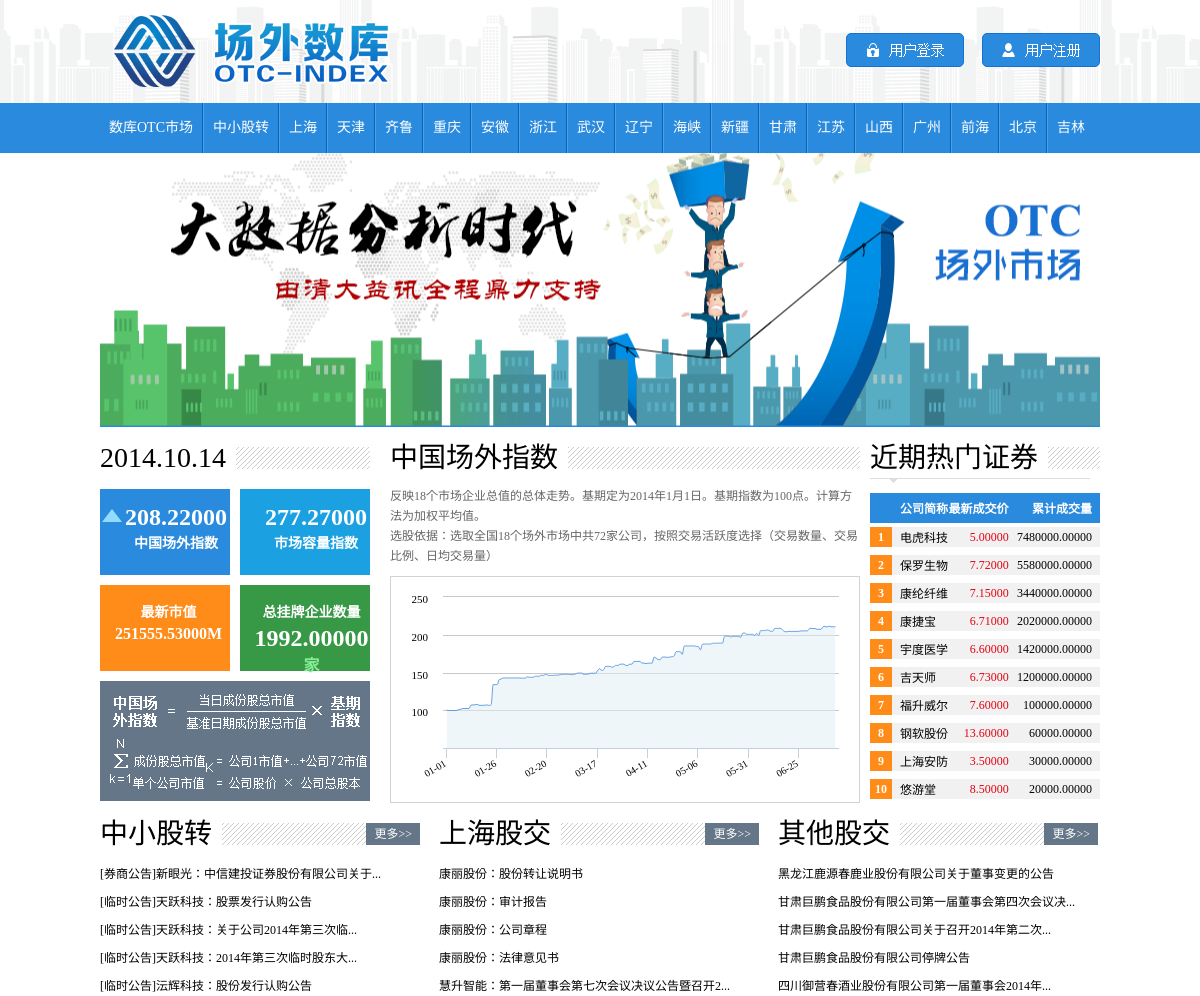
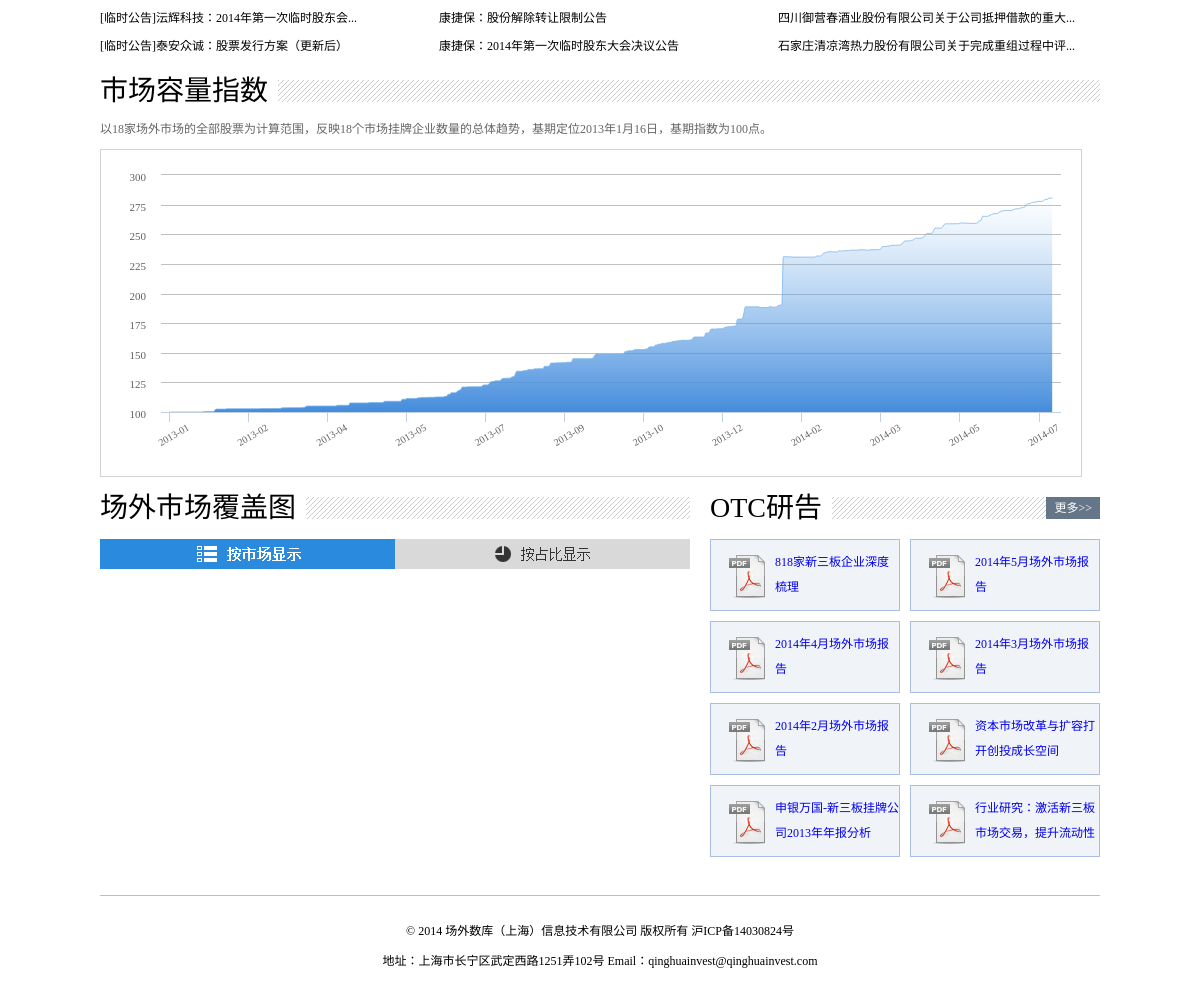
The page / on the database its author committed (2 pictures, top to bottom).
### otc/models.py (models this page shows, shortened)
class otc_base(models.Model):
	base_date = models.DateField(verbose_name='日期')
	base_index = models.DecimalField(max_digits=15,decimal_places=5,verbose_name="成分指数")
	base_company_index =models.DecimalField(max_digits=15,decimal_places=5,verbose_name="市场容量指数")
	base_trans = models.DecimalField(max_digits=15,decimal_places=5,verbose_name="最新市值")
	base_company = models.DecimalField(max_digits=15,decimal_places=5,verbose_name="总挂牌企业数量")
	class Meta:
		verbose_name = "基础数据"
		verbose_name_plural = "基础数据"

class otc_hot(models.Model):
	hot_sort = models.IntegerField(default=0,verbose_name="热度")
	hot_company = models.CharField(max_length=30,verbose_name="公司简称")
	hot_trans = models.DecimalField(max_digits=15,decimal_places=5,verbose_name="最新成交价")
	hot_sum_trans = models.DecimalField(max_digits=15,decimal_places=5,verbose_name="累计成交量")
	class Meta:
		verbose_name = '近期热门证券'
		verbose_name_plural = '热门证券'

class otc_new(models.Model):
	new_region = models.ForeignKey(region,verbose_name='市场')
	new_code = models.CharField(max_length = 30,verbose_name='编号')
	new_title = models.CharField(max_length = 100,verbose_name='标题')
	new_url = models.CharField(max_length = 300,verbose_name='URL')
	new_date = models.DateField(verbose_name='公布日期')
	class Meta:
		verbose_name = 'OTC公告'
		verbose_name_plural = 'OTC公告'

class otc_study(models.Model):
	stu_code = models.CharField(max_length = 30,verbose_name='编号')
	stu_title = models.CharField(max_length = 100,verbose_name='标题')
	stu_url = models.FileField(verbose_name='文件',upload_to='pdf')
	stu_date = models.DateField(verbose_name='日期')
	class Meta:
		verbose_name = 'OTC研告'
		verbose_name_plural = 'OTC研告'

### otc/views.py (the view)
# urls.py: url(r'^$', views.index, name='index'),
def index(request):
	otc_new_list_sanban = otc_new.objects.filter(new_region__reg_name__exact='中小股转').order_by('-id')[:7]
	otc_new_list_shanghai = otc_new.objects.filter(new_region__reg_name__exact='上海').order_by('-id')[:7]
	otc_new_list_other = otc_new.objects.exclude(new_region__reg_name__exact='上海').exclude(new_region__reg_name__exact='中小股转').order_by('-id')[:7]
	otc_hot_list = otc_hot.objects.order_by('-hot_sum_trans')[:10]
	otc_study_list = otc_study.objects.order_by('stu_date')[:8]
	otc_base_last = otc_base.objects.order_by('base_date')[:1]
	context = {'otc_base_last':otc_base_last[0],'otc_new_list_sanban':otc_new_list_sanban,'otc_new_list_shanghai':otc_new_list_shanghai,'otc_new_list_other':otc_new_list_other,'otc_hot_list':otc_hot_list,'otc_study_list':otc_study_list}
	return render(request,'otc/index.html',context)

### templates/otc/index.html (shortened to what this page needs)
{% extends "otc/base.html" %}
{% load staticfiles %}
{% block body_block %}
<div class="wrap banner"></div>
<div class="wrap level1">
	<div class="left news">
    	<div class="titlebg">
        	<span class="title">{{otc_base_last.base_date|date:"Y.m.d"}}</span>
        </div>
        <div class="content">
        	<div class="left newblock zh">
            	<div style="left: 25px; position: absolute; top: 15px;">
            	<p class="fontsize1">{{otc_base_last.base_index}}</p>
                <p class="fontsize2">中国场外指数</p>
                </div>
            </div>
            <div class="left newblock gm">
            	<div style="left: 25px; position: absolute; top: 15px;">
            	<p class="fontsize1">{{otc_base_last.base_company_index}}</p>
                <p class="fontsize2">市场容量指数</p>
                </div>
            </div>
            <div class="left newblock zx">
            	<div style="left: 15px; position: absolute; top: 15px;">
            	<p class="fontsize2">最新市值</p>
                <p class="fontsize3">{{otc_base_last.base_trans}}M</p>
                </div>
            </div>
            <div class="left newblock zgp">
            	<div style="left: 13px; position: absolute; top: 15px;">
            	<p class="fontsize2">总挂牌企业数量</p>
                <p class="fontsize1">{{otc_base_last.base_company}}<span>家</span></p>
                </div>
            </div>
            <div class="left formula"><img src="{% static 'images/formula.png'%}" /></div>
        </div>
    </div>
    <div class="left leftgap composite">
    	<div class="titlebg"><span class="title">中国场外指数</span></div>
        <div class="content">
            <p>反映18个市场企业总值的总体走势。基期定为2014年1月1日。基期指数为100点。计算方法为加权平均值。
                <br>选股依据：选取全国18个场外市场中共72家公司，按照交易活跃度选择（交易数量、交易比例、日均交易量）</p>
            <div class="chart">
                <div id="otc_general_line" ></div>
            </div>
        </div>
    </div>
    <div class="right hots">
    	<div class="titlebg"><span class="title">近期热门证券</span></div>
        <div class="titleline"></div>
        <div class="content">
        	<table>
            	<tr><th></th><th class="tleft">公司简称</th><th class="tright">最新成交价</th><th class="tright">累计成交量</th></tr>
                {% for otc_hot in otc_hot_list%}
                    <tr><td>{{forloop.counter}}</td><td class="tleft">{{otc_hot.hot_company}}</td><td class="tright red">{{otc_hot.hot_trans}}</td><td class="tright">{{otc_hot.hot_sum_trans}}</td></tr>
                {% endfor %}
            </table>
        </div>
    </div>
</div>
<div class="clearfix"></div>
<div class="wrap level2">
	<div class="left otc">
    	<div class="titlebg">
        	<span class="title">中小股转</span>
            <span class="right"><a href="javascript:;">更多&gt;&gt;</a></span>
        </div>
        <div class="content">
        	<ul>
                {% for news in otc_new_list_sanban%}
                    {% if news.new_title|length > 26 %}
                        <li><a href="{{news.new_url}}" target="_blank">{{news.new_title|slice:"24"}}...</a></li>
                    {% else %}
                        <li><a href="{{news.new_url}}" target="_blank">{{news.new_title}}</a></li>
                    {% endif %}
                {% endfor %}
            </ul>
        </div>
    </div>
    <div class="left otccenter">
        <div class="titlebg">
            <span class="title">上海股交</span>
            <span class="right"><a href="javascript:;">更多&gt;&gt;</a></span>
        </div>
        <div class="content">
            <ul>
                {% for news in otc_new_list_shanghai%}
                    {% if news.new_title|length > 26 %}
                        <li><a href="{{news.new_url}}" target="_blank">{{news.new_title|slice:"24"}}...</a></li>
                    {% else %}
                        <li><a href="{{news.new_url}}" target="_blank">{{news.new_title}}</a></li>
                    {% endif %}
                {% endfor %}
            </ul>
        </div>
    </div>
    <div class="left otc">
        <div class="titlebg">
            <span class="title">其他股交</span>
            <span class="right"><a href="javascript:;">更多&gt;&gt;</a></span>
        </div>
        <div class="content">
            <ul>
                {% for news in otc_new_list_other%}
                    {% if news.new_title|length > 26 %}
                        <li><a href="{{news.new_url}}" target="_blank">{{news.new_title|slice:"24"}}...</a></li>
                    {% else %}
                        <li><a href="{{news.new_url}}" target="_blank">{{news.new_title}}</a></li>
                    {% endif %}
                {% endfor %}
            </ul>
        </div>
    </div>
</div>
<div class="clearfix"></div>
<div class="wrap level3">
	<div class="left degree">
    	<div class="titlebg">
        	<span class="title">市场容量指数</span>
        </div>
        <div class="content">
                <p>以18家场外市场的全部股票为计算范围，反映18个市场挂牌企业数量的总体趋势，基期定位2013年1月16日，基期指数为100点。</p>
            <div class="left chart">
                <div id="industry_line" style="min-width: 960px; height: 296px; margin: 0 auto"></div>
            </div>
        </div>
    </div>
</div>
<div class="clearfix"></div>
<div class="wrap level4">
	<div class="left cover">
    	<div class="titlebg">
        	<span class="title">场外市场覆盖图</span>
        </div>
        <div class="content">
        	<input type="button" value="" data="trade" class="trade tradehover" />
            <input type="button" value="" data="ratio" class="ratio" />
            <div class="left chart" id="trade">
                <div id="industry_column" style="min-width: 590px; height: 296px; margin: 0 auto"></div>
            </div>
        </div>
    </div>
    <div class="left otcreport">
    	<div class="titlebg">
        	<span class="title">OTC研告</span>
            <span class="right"><a href="javascript:;">更多&gt;&gt;</a></span>
        </div>
        <div class="content">
        	<ul>
                {% for otc_study in otc_study_list %}
                    <li><p><a href="media/{{otc_study.stu_url}}">{{otc_study.stu_title}}</a></p></li>
                {% endfor %}
            </ul>
        </div>
    </div>
</div>
<div class="clearfix"></div>
{% endblock %}

### templates/otc/base.html (shortened to what this page needs)
<!DOCTYPE html PUBLIC "-//W3C//DTD XHTML 1.0 Transitional//EN" "http://www.w3.org/TR/xhtml1/DTD/xhtml1-transitional.dtd">
{% load staticfiles %}
<html xmlns="http://www.w3.org/1999/xhtml">
<head>
<link href="{% static 'css/style.css'%} " rel="stylesheet" charset="utf-8"/>
</head>
<body>
<div class="header">
	<div class="wrap logobar">
    	<div class="left logo">
        	<img src="{% static 'images/logo.png'%}" />
        </div>
        <div class="right userbar">
        	<div class="inline btn" style="margin-right:15px;"><img src="{% static 'images/login_btn.png'%}" title="登录" /></div>
            <div class="inline btn"><img src="{% static 'images/reg_btn.png'%}" title="注册" /></div>
        </div>
    </div>
    <ul class="wrap navibar">
    	<li><a href="javascript:;">数库OTC市场</a></li>
        <li><a href="javascript:;">中小股转</a></li>
        <li><a href="javascript:;">上海</a></li>
        <li><a href="javascript:;">天津</a></li>
        <li><a href="javascript:;">齐鲁</a></li>
        <li><a href="javascript:;">重庆</a></li>
        <li><a href="javascript:;">安徽</a></li>
        <li><a href="javascript:;">浙江</a></li>
        <li><a href="javascript:;">武汉</a></li>
        <li><a href="javascript:;">辽宁</a></li>
        <li><a href="javascript:;">海峡</a></li>
        <li><a href="javascript:;">新疆</a></li>
        <li><a href="javascript:;">甘肃</a></li>
        <li><a href="javascript:;">江苏</a></li>
        <li><a href="javascript:;">山西</a></li>
        <li><a href="javascript:;">广州</a></li>
        <li><a href="javascript:;">前海</a></li>
        <li><a href="javascript:;">北京</a></li>
        <li><a href="javascript:;">吉林</a></li>
    </ul>
</div>
{% block body_block %}
{% endblock %}
<div class="wrap footer">
	<p>© 2014 场外数库（上海）信息技术有限公司 版权所有 沪ICP备14030824号</p>
	<p>地址：上海市长宁区武定西路1251弄102号 Email：qinghuainvest@qinghuainvest.com</p>
</div>
</body>
</html>

### rows shown on the page
otc_base: base_date "2014.10.14", base_index "208.22000", base_company_index "277.27000", base_trans "251555.53000", base_company "1992.00000"
otc_hot: hot_company "电虎科技", hot_trans "5.00000", hot_sum_trans "7480000.00000"
otc_hot: hot_company "保罗生物", hot_trans "7.72000", hot_sum_trans "5580000.00000"
otc_hot: hot_company "康纶纤维", hot_trans "7.15000", hot_sum_trans "3440000.00000"
otc_hot: hot_company "康捷宝", hot_trans "6.71000", hot_sum_trans "2020000.00000"
otc_hot: hot_company "宇度医学", hot_trans "6.60000", hot_sum_trans "1420000.00000"
otc_hot: hot_company "吉天师", hot_trans "6.73000", hot_sum_trans "1200000.00000"
otc_hot: hot_company "福升威尔", hot_trans "7.60000", hot_sum_trans "100000.00000"
otc_hot: hot_company "钢软股份", hot_trans "13.60000", hot_sum_trans "60000.00000"
otc_hot: hot_company "上海安防", hot_trans "3.50000", hot_sum_trans "30000.00000"
otc_hot: hot_company "悠游堂", hot_trans "8.50000", hot_sum_trans "20000.00000"
otc_new: new_title "[券商公告]新眼光：中信建投证券股份有限公司关于"
otc_new: new_title "[临时公告]天跃科技：股票发行认购公告"
otc_new: new_title "[临时公告]天跃科技：关于公司2014年第三次临"
otc_new: new_title "[临时公告]天跃科技：2014年第三次临时股东大"
otc_new: new_title "[临时公告]沄辉科技：股份发行认购公告"
otc_new: new_title "[临时公告]沄辉科技：2014年第一次临时股东会"
otc_new: new_title "[临时公告]泰安众诚：股票发行方案（更新后）"
otc_new: new_title "康丽股份：股份转让说明书"
otc_new: new_title "康丽股份：审计报告"
otc_new: new_title "康丽股份：公司章程"
otc_new: new_title "康丽股份：法律意见书"
otc_new: new_title "慧升智能：第一届董事会第七次会议决议公告暨召开2"
otc_new: new_title "康捷保：股份解除转让限制公告"
otc_new: new_title "康捷保：2014年第一次临时股东大会决议公告"
otc_new: new_title "黑龙江鹿源春鹿业股份有限公司关于董事变更的公告"
otc_new: new_title "甘肃巨鹏食品股份有限公司第一届董事会第四次会议决"
otc_new: new_title "甘肃巨鹏食品股份有限公司关于召开2014年第二次"
otc_new: new_title "甘肃巨鹏食品股份有限公司停牌公告"
otc_new: new_title "四川御营春酒业股份有限公司第一届董事会2014年"
otc_new: new_title "四川御营春酒业股份有限公司关于公司抵押借款的重大"
otc_new: new_title "石家庄清凉湾热力股份有限公司关于完成重组过程中评"
otc_study: stu_title "818家新三板企业深度梳理"
otc_study: stu_title "2014年5月场外市场报告"
otc_study: stu_title "2014年4月场外市场报告"
otc_study: stu_title "2014年3月场外市场报告"
otc_study: stu_title "2014年2月场外市场报告"
otc_study: stu_title "资本市场改革与扩容打开创投成长空间"
otc_study: stu_title "申银万国-新三板挂牌公司2013年年报分析"
otc_study: stu_title "行业研究：激活新三板市场交易，提升流动性"
